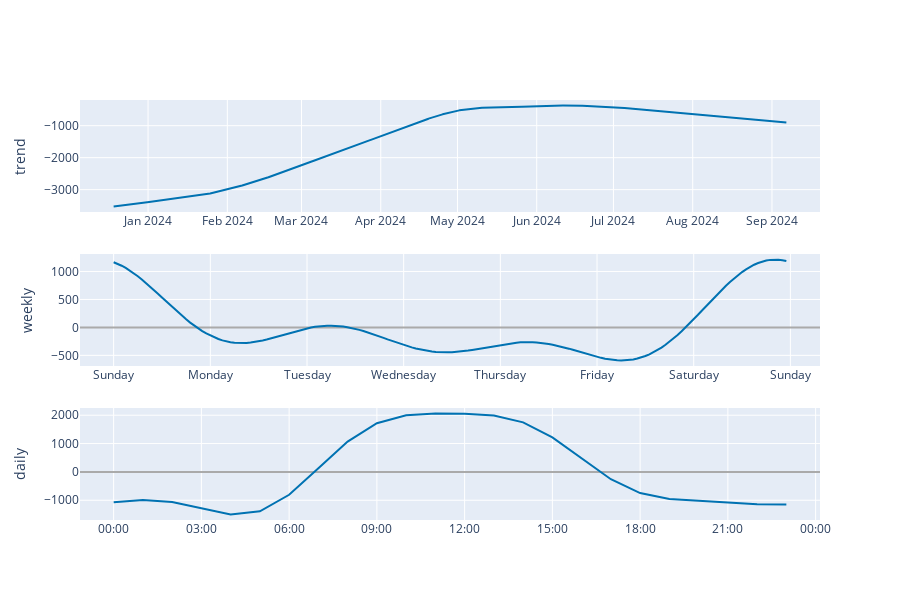

The notebook cell this image was saved under:
### Code cell
plot_components_plotly(m, forecast)

### Figure 1 — Plotly figure (JSON) as saved in the notebook; plotly's stock layout.template omitted (floating-point values rounded to 4 significant figures; data arrays with more than 128 entries replaced by an {"elided": "..."} marker saying what was removed)
{"data": [{"line": {"color": "#0072B2", "width": 2}, "mode": "lines", "name": "trend", "x": {"elided": "6270 str values"}, "y": {"elided": "6270 float values"}, "type": "scatter", "xaxis": "x", "yaxis": "y"}, {"line": {"color": "#0072B2", "width": 2}, "mode": "lines", "name": "weekly", "x": {"elided": "168 str values"}, "y": {"elided": "168 float values"}, "type": "scatter", "xaxis": "x2", "yaxis": "y2"}, {"line": {"color": "#0072B2", "width": 2}, "mode": "lines", "name": "daily", "x": ["2017-01-01T00:00:00", "2017-01-01T01:00:00", "2017-01-01T02:00:00", "2017-01-01T03:00:00", "2017-01-01T04:00:00", "2017-01-01T05:00:00", "2017-01-01T06:00:00", "2017-01-01T07:00:00", "2017-01-01T08:00:00", "2017-01-01T09:00:00", "2017-01-01T10:00:00", "2017-01-01T11:00:00", "2017-01-01T12:00:00", "2017-01-01T13:00:00", "2017-01-01T14:00:00", "2017-01-01T15:00:00", "2017-01-01T16:00:00", "2017-01-01T17:00:00", "2017-01-01T18:00:00", "2017-01-01T19:00:00", "2017-01-01T20:00:00", "2017-01-01T21:00:00", "2017-01-01T22:00:00", "2017-01-01T23:00:00"], "y": [-1069.0, -992.2, -1059.0, -1291.0, -1499.0, -1390.0, -805.9, 126.9, 1070.0, 1719.0, 2001.0, 2057.0, 2050.0, 1992.0, 1748.0, 1215.0, 468.4, -257.4, -746.9, -959.5, -1021.0, -1071.0, -1137.0, -1148.0], "type": "scatter", "xaxis": "x3", "yaxis": "y3"}], "layout": {"xaxis": {"anchor": "y", "domain": [0.0, 1.0], "range": ["2023-12-05T09:18:00", "2024-09-19T18:42:00"], "type": "date"}, "yaxis": {"anchor": "x", "domain": [0.7333, 1.0], "title": {"text": "trend"}, "rangemode": "normal", "zerolinecolor": "#AAA"}, "xaxis2": {"anchor": "y2", "domain": [0.0, 1.0], "range": ["2016-12-31T15:39:00", "2017-01-08T07:21:00"], "tickformat": "%A", "type": "date"}, "yaxis2": {"anchor": "x2", "domain": [0.3667, 0.6333], "title": {"text": "weekly"}, "zerolinecolor": "#AAA"}, "xaxis3": {"anchor": "y3", "domain": [0.0, 1.0], "range": ["2016-12-31T22:51:00", "2017-01-02T00:09:00"], "tickformat": "%H:%M", "type": "date"}, "yaxis3": {"anchor": "x3", "domain": [0.0, 0.2667], "title": {"text": "daily"}, "zerolinecolor": "#AAA"}, "height": 600, "showlegend": false, "width": 900}}
